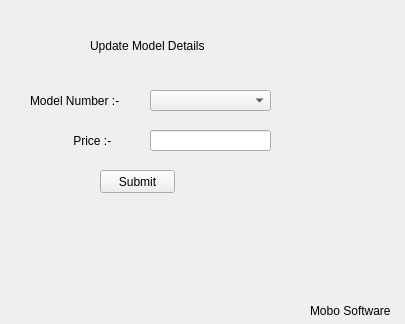
<?xml version="1.0" encoding="UTF-8"?>
<ui version="4.0">
 <class>Model</class>
 <widget class="QFrame" name="Model">
  <property name="geometry">
   <rect>
    <x>0</x>
    <y>0</y>
    <width>405</width>
    <height>324</height>
   </rect>
  </property>
  <property name="windowTitle">
   <string>Frame</string>
  </property>
  <property name="styleSheet">
   <string notr="true">QWidget#Model{background-color: rgb(137, 101, 255);}
font: 12pt &quot;Kristen ITC&quot;;
</string>
  </property>
  <widget class="QLabel" name="label">
   <property name="geometry">
    <rect>
     <x>90</x>
     <y>30</y>
     <width>241</width>
     <height>31</height>
    </rect>
   </property>
   <property name="styleSheet">
    <string notr="true">font: 16pt &quot;Algerian&quot;;</string>
   </property>
   <property name="text">
    <string>Update Model Details</string>
   </property>
  </widget>
  <widget class="QLabel" name="label_2">
   <property name="geometry">
    <rect>
     <x>30</x>
     <y>90</y>
     <width>101</width>
     <height>21</height>
    </rect>
   </property>
   <property name="styleSheet">
    <string notr="true">font: 10pt &quot;MS Shell Dlg 2&quot;;</string>
   </property>
   <property name="text">
    <string>Model Number :-</string>
   </property>
  </widget>
  <widget class="QLabel" name="label_5">
   <property name="geometry">
    <rect>
     <x>50</x>
     <y>130</y>
     <width>71</width>
     <height>21</height>
    </rect>
   </property>
   <property name="styleSheet">
    <string notr="true">font: 10pt &quot;MS Shell Dlg 2&quot;;</string>
   </property>
   <property name="text">
    <string>       Price :- </string>
   </property>
  </widget>
  <widget class="QLineEdit" name="price">
   <property name="geometry">
    <rect>
     <x>150</x>
     <y>130</y>
     <width>121</width>
     <height>21</height>
    </rect>
   </property>
  </widget>
  <widget class="QPushButton" name="btnsubmit">
   <property name="geometry">
    <rect>
     <x>100</x>
     <y>170</y>
     <width>75</width>
     <height>23</height>
    </rect>
   </property>
   <property name="text">
    <string>Submit</string>
   </property>
  </widget>
  <widget class="QComboBox" name="cmb">
   <property name="geometry">
    <rect>
     <x>150</x>
     <y>90</y>
     <width>121</width>
     <height>21</height>
    </rect>
   </property>
  </widget>
  <widget class="QLabel" name="label_3">
   <property name="geometry">
    <rect>
     <x>310</x>
     <y>300</y>
     <width>91</width>
     <height>21</height>
    </rect>
   </property>
   <property name="styleSheet">
    <string notr="true">font: 10pt &quot;MS Shell Dlg 2&quot;;</string>
   </property>
   <property name="text">
    <string>Mobo Software</string>
   </property>
  </widget>
 </widget>
 <resources/>
 <connections/>
</ui>
